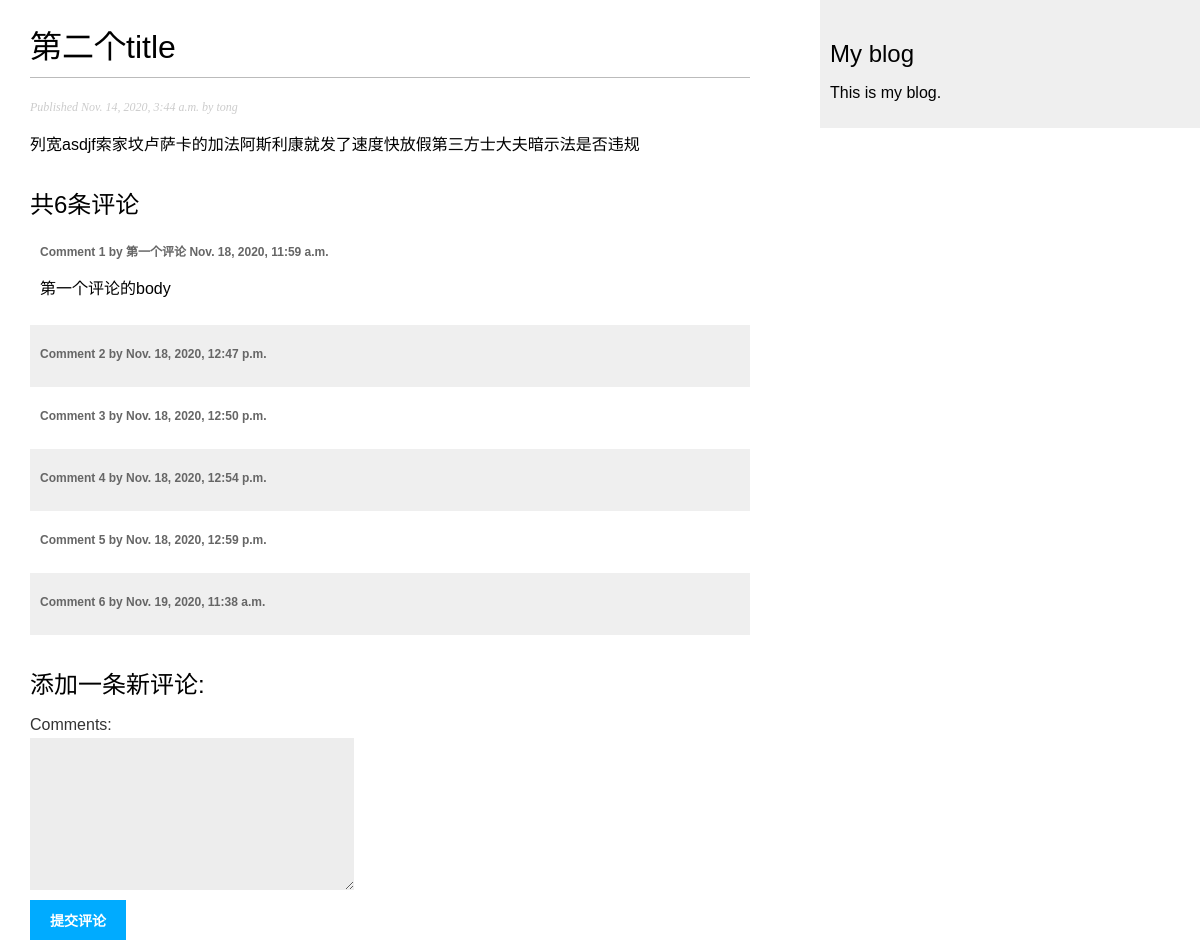
The page /blog/2020/11/14/title/ on the database its author committed.
### blog/models.py (models this page shows, shortened)
class Post(models.Model):
    STATUS_CHOICES = {
        ('draft', 'Draft'),
        ('published', 'Published')
    }
    title = models.CharField(max_length=250)
    slug = models.SlugField(max_length=250, unique_for_date='publish')
    author = models.ForeignKey(User, on_delete=models.CASCADE, related_name='blog_posts')
    body = models.TextField()
    publish = models.DateTimeField(default=timezone.now)
    created = models.DateTimeField(auto_now_add=True)
    updated = models.DateTimeField(auto_now=True)
    status = models.CharField(max_length=10, choices=STATUS_CHOICES, default='draft')
    object = models.Manager()
    published = PublishedManager()
    class Meta:
        ordering = ('-publish',)

class Comment(models.Model):
    post = models.ForeignKey(Post, on_delete=models.CASCADE, related_name='comments')
    name = models.CharField(max_length=80)
    email = models.EmailField()
    body = models.TextField()
    created = models.DateTimeField(auto_now_add=True)
    updated = models.DateTimeField(auto_now=True)
    active = models.BooleanField(default=True)
    class Meta:
        ordering = ('created',)

### blog/views.py (the view)
def post_detail(request, year, month, day, post):
    post = get_object_or_404(
        Post, slug=post, publish__year=year,
        publish__month=month, publish__day=day
    )
    comments = post.comments.filter(active=True)
    new_comment = None
    if request.method == 'POST':
        comment_form = CommentForm(request.POST)
        if comment_form.is_valid():
            new_comment = comment_form.save(commit=False)
            new_comment.post = post
            new_comment.save()
    else:
        comment_form = CommentForm()
    print('*'*30)
    print(comment_form)
    return render(request, 'blog/post/detail.html',
                  {'post': post, 'comments': comments,
                   'new_comment': new_comment,
                   'comment_form': comment_form})

### blog/forms.py
class CommentForm(forms.ModelForm):
    comments = forms.CharField(required=False, widget=forms.Textarea)
    class Meta:
        model = Comment
        fields = ('comments',)

### blog/templates/blog/post/detail.html (shortened to what this page needs)
{% extends "blog/base.html" %}
{% block content %}
    <h1>{{ post.title }}</h1>
    <p class="date">
        Published {{ post.publish }} by {{ post.author }}
    </p>
    {{ post.body|linebreaks }}
    {% with comments.count as total_comments %}
        <h2>
           共{{ total_comments }}条评论
        </h2>
    {% endwith %}
    {% for comment in comments %}
        <div class="comment">
            <p class="info">
                Comment {{ forloop.counter }} by {{ comment.name }}
                {{ comment.created }}
            </p>
            {{ comment.body|linebreaks }}
        </div>
        {% empty %}
        <p>现在没有评论。</p>
    {% endfor %}
    {% if new_comment %}
        <h2>您的评论已添加。</h2>
    {% else %}
        <h2>添加一条新评论:</h2>
        <form action="." method="post">
            {{ comment_form.as_p }}
            <br>
            <input type="submit" value="提交评论"/>
        </form>
    {% endif %}
{% endblock%}

### blog/static/css/blog.css (style rules this page uses)
body { margin:0; padding:0; font-family:helvetica, sans-serif; }
h1 { font-weight:normal; border-bottom:1px solid #bbb; padding:0 0 10px 0; }
h2 { font-weight:normal; margin:30px 0 0; }
p.date { color:#ccc; font-family: georgia, serif; font-size: 12px; font-style: italic; }
label { float:left; clear:both; color:#333; margin-bottom:4px; }
input, textarea { clear:both; float:left; margin:0 0 10px; background:#ededed; border:0; padding:6px 10px; font-size:12px; }
input[type=submit] { font-weight:bold; background:#00abff; color:#fff; padding:10px 20px; font-size:14px; text-transform:uppercase; }
.comment { padding:10px; }
.comment:nth-child(even) { background:#efefef; }
.comment .info { font-weight:bold; font-size:12px; color:#666; }

### rows shown on the page
Post: title "第二个title", publish "Nov. 14, 2020, 3:44 a.m.", author "tong", body "列宽asdjf索家坟卢萨卡的加法阿斯利康就发了速度快放假第三方士大夫暗示法是否违规"
Comment: name "第一个评论", created "Nov. 18, 2020, 11:59 a.m.", body "第一个评论的body"
Comment: created "Nov. 18, 2020, 12:47 p.m."
Comment: created "Nov. 18, 2020, 12:50 p.m."
Comment: created "Nov. 18, 2020, 12:54 p.m."
Comment: created "Nov. 18, 2020, 12:59 p.m."
Comment: created "Nov. 19, 2020, 11:38 a.m."

### other values the page prints
{{ total_comments }} "6"
